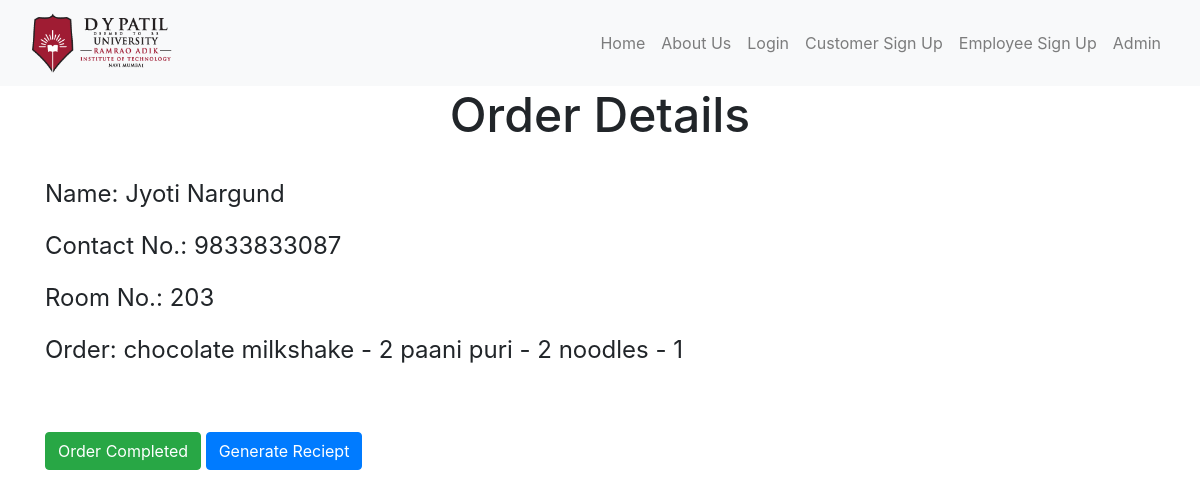
The page /order/7/ on the database its author committed.
### order/models.py (models this page shows, shortened)
class Message(models.Model):
    name = models.CharField(max_length=50)
    contact_no = models.CharField(max_length=10)
    room_no = models.CharField(max_length=5)
    order = models.TextField()

### order/views.py (the view)
# urls.py: path('<pk>/', views.OrderDetailView.as_view(), name='order_detail'),
class OrderDetailView(DetailView):
    context_object_name = 'order_detail'
    model = Message
    template_name = 'order/order_detail.html'

### order/templates/order/order_detail.html
{% extends "base.html" %}
{% load static %}
{% block content %}
<div class="container">
  {% if user.is_customer %}
  <h1 id="urorder"> Your Order </h1>
  {% else %}
  <h1 id="urorder"> Order Details </h1>
  {% endif %}
  <div class="detail">
    <p>Name: {{order_detail.name}}</p>
    <p>Contact No.: {{order_detail.contact_no}}</p>
    <p>Room No.: {{order_detail.room_no}}</p>
    <p>Order: {{order_detail.order}}</p>
  </div>
  {% if user.is_customer %}
  <a href="{% url 'order:order_update' pk=order_detail.pk %}" class="but btn btn-warning">Change Order</a>
  <a href="{% url 'order:order_delete' pk=order_detail.pk %}" class="but btn btn-danger">Cancel Order</a>
  <a href="{% url 'home' %}" class="but btn btn-success">Place Order</a>
  {% else %}
  <a href="{% url 'order:order_delete' pk=order_detail.pk %}" class="btn btn-success">Order Completed</a>
  <a href="{% url 'menu:item_list' %}" target="_blank" class="btn btn-primary">Generate Reciept</a>
  {% endif %}
</div>
{% endblock %}

### static/css/order.css (style rules this page uses)
.detail { text-align: left; font-size: 1.5em; padding-bottom: 2em; }
#urorder { text-align: center; font-size: 3em; padding-bottom: 0.5em; }

### rows shown on the page
Message: name "Jyoti Nargund", contact_no "9833833087", room_no "203", order "chocolate milkshake - 2 paani puri - 2 noodles - 1"
